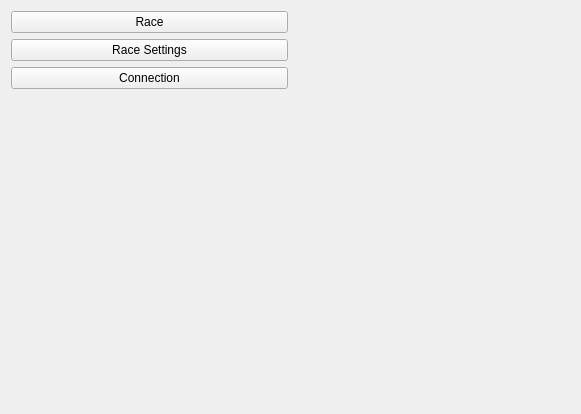
<?xml version="1.0" encoding="UTF-8"?>
<ui version="4.0">
 <class>WindowRaceMain</class>
 <widget class="QWidget" name="WindowRaceMain">
  <property name="geometry">
   <rect>
    <x>0</x>
    <y>0</y>
    <width>581</width>
    <height>414</height>
   </rect>
  </property>
  <property name="windowTitle">
   <string>Form</string>
  </property>
  <layout class="QVBoxLayout" name="verticalLayout_3">
   <item>
    <layout class="QHBoxLayout" name="horizontalLayout_2">
     <item>
      <layout class="QVBoxLayout" name="verticalLayout">
       <item>
        <widget class="QPushButton" name="buttonRace">
         <property name="text">
          <string>Race</string>
         </property>
        </widget>
       </item>
       <item>
        <widget class="QPushButton" name="buttonRaceSettings">
         <property name="text">
          <string>Race Settings</string>
         </property>
        </widget>
       </item>
       <item>
        <widget class="QPushButton" name="buttonConnection">
         <property name="text">
          <string>Connection</string>
         </property>
        </widget>
       </item>
       <item>
        <spacer name="verticalSpacer">
         <property name="orientation">
          <enum>Qt::Vertical</enum>
         </property>
         <property name="sizeHint" stdset="0">
          <size>
           <width>20</width>
           <height>40</height>
          </size>
         </property>
        </spacer>
       </item>
      </layout>
     </item>
     <item>
      <layout class="QVBoxLayout" name="verticalLayout_2">
       <item>
        <layout class="QGridLayout" name="CurrentWindow">
         <item row="0" column="0">
          <widget class="QLabel" name="image">
           <property name="text">
            <string/>
           </property>
           <property name="pixmap">
            <pixmap resource="Images.qrc">:/images/images/kabanos.jpeg</pixmap>
           </property>
          </widget>
         </item>
        </layout>
       </item>
      </layout>
     </item>
    </layout>
   </item>
   <item>
    <layout class="QGridLayout" name="Communication"/>
   </item>
  </layout>
 </widget>
 <resources>
  <include location="Images.qrc"/>
 </resources>
 <connections/>
</ui>
